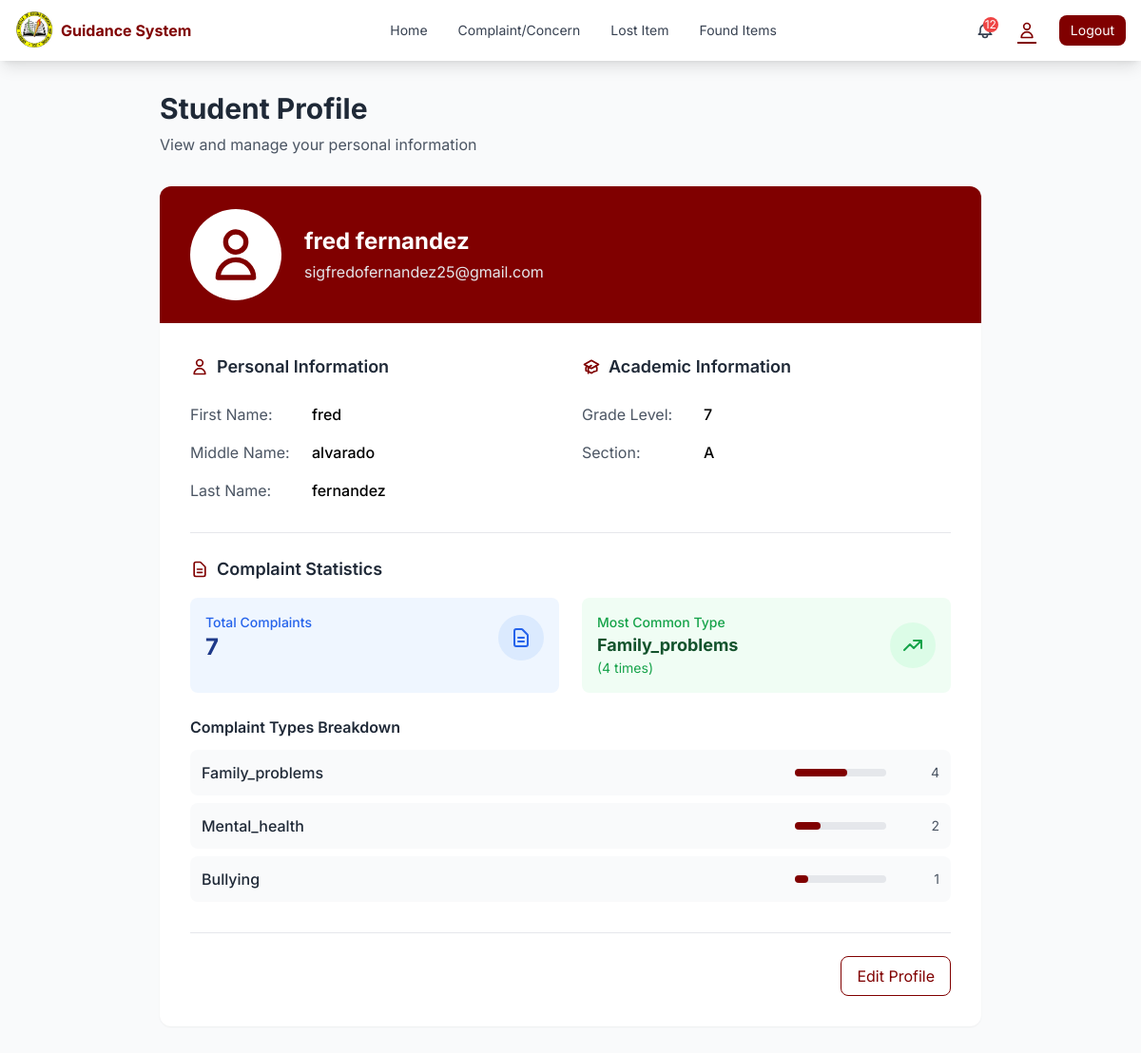
The page /pages/profile.php (signed in) on the database its author committed.
### tables this page shows
CREATE TABLE `students` (
  `id` int(11) NOT NULL,
  `user_id` int(11) DEFAULT NULL,
  `first_name` varchar(255) DEFAULT NULL,
  `middle_name` varchar(255) DEFAULT NULL,
  `last_name` varchar(255) DEFAULT NULL,
  `grade_level` varchar(255) DEFAULT NULL,
  `section` varchar(45) DEFAULT NULL,
  `email` varchar(255) DEFAULT NULL,
  `phone_number` varchar(45) DEFAULT NULL,
  `password` varchar(255) DEFAULT NULL,
  `address` varchar(255) DEFAULT NULL
);

CREATE TABLE `users` (
  `id` int(11) NOT NULL,
  `email` varchar(255) DEFAULT NULL,
  `password` varchar(255) DEFAULT NULL,
  `role` varchar(255) DEFAULT NULL,
  `contact_number` varchar(20) DEFAULT NULL
);

### pages/profile.php (the view, shortened to what this page needs)
<?php
require_once '../logic/db_connection.php';
$student_id = $_SESSION['student_id'];
$stmt = $pdo->prepare(SQL_GET_STUDENT);
$stmt->execute([$student_id]);
$studentDetails = $stmt->fetchAll(PDO::FETCH_ASSOC);
$complaintStats = [];
$mostCommonComplaint = null;
try {
    $stmt = $pdo->prepare(SQL_GET_STUDENT_COMPLAINT_STATS);
    $stmt->execute([$student_id]);
    $complaintStats = $stmt->fetchAll(PDO::FETCH_ASSOC);
    $stmt = $pdo->prepare(SQL_GET_STUDENT_MOST_COMMON_COMPLAINT);
    $stmt->execute([$student_id]);
    $mostCommonComplaint = $stmt->fetch(PDO::FETCH_ASSOC);
    $totalComplaints = array_sum(array_column($complaintStats, 'type_count'));
} catch (PDOException $e) {
    error_log("Error fetching complaint statistics: " . $e->getMessage());
    $complaintStats = [];
    $mostCommonComplaint = null;
    $totalComplaints = 0;
}
?>
<!DOCTYPE html>
<html lang="en">
<head>
    <script src="https://cdn.tailwindcss.com"></script>
</head>
<body class="bg-gray-50 font-[Inter]">
    <?php include 'navigation.php'; ?>
    <main class="max-w-4xl mx-auto px-4 py-8">
        <div class="mb-8">
            <h1 class="text-3xl font-bold text-gray-800">Student Profile</h1>
            <p class="text-gray-600 mt-2">View and manage your personal information</p>
        </div>
        <?php if (!empty($studentDetails)) {
            $student = $studentDetails[0];
        ?>
            <div class="bg-white rounded-xl shadow-sm overflow-hidden">
                <div class="bg-[#800000] px-8 py-6 text-white">
                    <div class="flex items-center space-x-6">
                        <div class="w-24 h-24 bg-white rounded-full flex items-center justify-center">
                            <svg xmlns="http://www.w3.org/2000/svg" class="h-16 w-16 text-[#800000]" fill="none" viewBox="0 0 24 24" stroke="currentColor">
                                <path stroke-linecap="round" stroke-linejoin="round" stroke-width="2" d="M16 7a4 4 0 11-8 0 4 4 0 018 0zM12 14a7 7 0 00-7 7h14a7 7 0 00-7-7z" />
                            </svg>
                        </div>
                        <div>
                            <h2 class="text-2xl font-bold"><?= htmlspecialchars($student['first_name']) . ' ' . htmlspecialchars($student['last_name']) ?></h2>
                            <p class="text-gray-200 mt-1"><?= htmlspecialchars($student['email']) ?></p>
                        </div>
                    </div>
                </div>
                <div class="p-8">
                    <div class="grid grid-cols-1 md:grid-cols-2 gap-6">
                        <div class="space-y-6">
                            <h3 class="text-lg font-semibold text-gray-800 flex items-center">
                                <svg xmlns="http://www.w3.org/2000/svg" class="h-5 w-5 mr-2 text-[#800000]" fill="none" viewBox="0 0 24 24" stroke="currentColor">
                                    <path stroke-linecap="round" stroke-linejoin="round" stroke-width="2" d="M16 7a4 4 0 11-8 0 4 4 0 018 0zM12 14a7 7 0 00-7 7h14a7 7 0 00-7-7z" />
                                </svg>
                                Personal Information
                            </h3>
                            <div class="space-y-4">
                                <div class="flex items-center">
                                    <span class="w-32 text-gray-600">First Name:</span>
                                    <span class="font-medium"><?= htmlspecialchars($student['first_name']) ?></span>
                                </div>
                                <div class="flex items-center">
                                    <span class="w-32 text-gray-600">Middle Name:</span>
                                    <span class="font-medium"><?= htmlspecialchars($student['middle_name']) ?></span>
                                </div>
                                <div class="flex items-center">
                                    <span class="w-32 text-gray-600">Last Name:</span>
                                    <span class="font-medium"><?= htmlspecialchars($student['last_name']) ?></span>
                                </div>
                            </div>
                        </div>
                        <div class="space-y-6">
                            <h3 class="text-lg font-semibold text-gray-800 flex items-center">
                                Academic Information
                            </h3>
                            <div class="space-y-4">
                                <div class="flex items-center">
                                    <span class="w-32 text-gray-600">Grade Level:</span>
                                    <span class="font-medium"><?= htmlspecialchars($student['grade_level']) ?></span>
                                </div>
                                <div class="flex items-center">
                                    <span class="w-32 text-gray-600">Section:</span>
                                    <span class="font-medium"><?= htmlspecialchars($student['section']) ?></span>
                                </div>
                            </div>
                        </div>
                    </div>
                    <div class="mt-8 pt-6 border-t border-gray-200">
                        <h3 class="text-lg font-semibold text-gray-800 flex items-center mb-4">
                            Complaint Statistics
                        </h3>
                        <?php if ($totalComplaints > 0): ?>
                            <div class="grid grid-cols-1 md:grid-cols-2 gap-6">
                                <div class="bg-blue-50 p-4 rounded-lg">
                                    <div class="flex items-center justify-between">
                                        <div>
                                            <p class="text-sm text-blue-600 font-medium">Total Complaints</p>
                                            <p class="text-2xl font-bold text-blue-900"><?= $totalComplaints ?></p>
                                        </div>
                                        <div class="w-12 h-12 bg-blue-100 rounded-full flex items-center justify-center">
                                        </div>
                                    </div>
                                </div>
                                <div class="bg-green-50 p-4 rounded-lg">
                                    <div class="flex items-center justify-between">
                                        <div>
                                            <p class="text-sm text-green-600 font-medium">Most Common Type</p>
                                            <p class="text-lg font-bold text-green-900">
                                                <?= $mostCommonComplaint ? htmlspecialchars(ucfirst($mostCommonComplaint['type'])) : 'None' ?>
                                            </p>
                                            <?php if ($mostCommonComplaint): ?>
                                                <p class="text-sm text-green-600">
                                                    (<?= $mostCommonComplaint['count'] ?> times)
                                                </p>
                                            <?php endif; ?>
                                        </div>
                                        <div class="w-12 h-12 bg-green-100 rounded-full flex items-center justify-center">
                                            <svg xmlns="http://www.w3.org/2000/svg" class="h-6 w-6 text-green-600" fill="none" viewBox="0 0 24 24" stroke="currentColor">
                                                <path stroke-linecap="round" stroke-linejoin="round" stroke-width="2" d="M13 7h8m0 0v8m0-8l-8 8-4-4-6 6" />
                                            </svg>
                                        </div>
                                    </div>
                                </div>
                            </div>
                            <?php if (!empty($complaintStats)): ?>
                                <div class="mt-6">
                                    <h4 class="text-md font-semibold text-gray-800 mb-3">Complaint Types Breakdown</h4>
                                    <div class="space-y-2">
                                        <?php foreach ($complaintStats as $stat): ?>
                                            <div class="flex items-center justify-between p-3 bg-gray-50 rounded-lg">
                                                <span class="font-medium text-gray-800">
                                                    <?= htmlspecialchars(ucfirst($stat['type'])) ?>
                                                </span>
                                                <div class="flex items-center space-x-2">
                                                    <div class="w-24 bg-gray-200 rounded-full h-2">
                                                        <div class="bg-[#800000] h-2 rounded-full"
                                                             style="width: <?= ($stat['type_count'] / $totalComplaints) * 100 ?>%">
                                                        </div>
                                                    </div>
                                                    <span class="text-sm text-gray-600 w-12 text-right">
                                                        <?= $stat['type_count'] ?>
                                                    </span>
                                                </div>
                                            </div>
                                        <?php endforeach; ?>
                                    </div>
                                </div>
                            <?php endif; ?>
                        <?php endif; ?>
                    </div>
                    <div class="mt-8 pt-6 border-t border-gray-200 flex justify-end space-x-4">
                        <button onclick="openEditModal()" class="px-4 py-2 text-[#800000] border border-[#800000] rounded-lg hover:bg-[#800000] hover:text-white transition-colors duration-300">
                            Edit Profile
                        </button>
                    </div>
                </div>
            </div>
        <?php } ?>
    </main>
</body>
</html>

### rows shown on the page
students: first_name "fred", last_name "fernandez", user.email "sigfredofernandez25@gmail.com", middle_name "alvarado", grade_level "7", section "A"

### other values the page prints
$unread_count "12"
$totalComplaints "7"
$mostCommonComplaint['type'] "Family_problems"
$mostCommonComplaint['count'] "4"
$stat['type'] "Family_problems"
$stat['type_count'] "4"
$stat['type'] "Mental_health"
$stat['type_count'] "2"
$stat['type'] "Bullying"
$stat['type_count'] "1"
